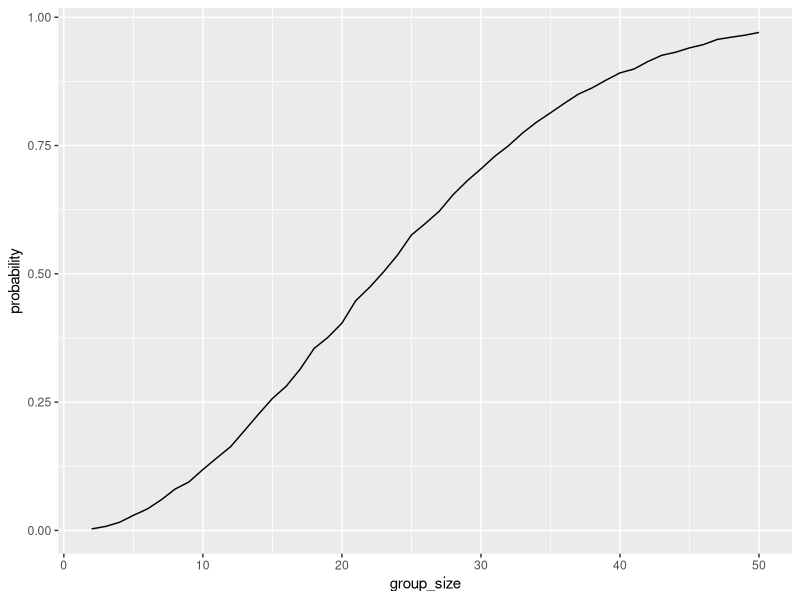

This chart was generated by the following R code: (Note: this script raises an error after producing the figure.)
## ---- chunk 1
library(tidyverse)

## ---- chunk 2
birthday_sim = function(n) {
  birthdays = sample(1:365, size = n, replace = TRUE)
  n_distinct(birthdays) < n
}
## ---- chunk 3
birthday_results =
  expand_grid(
    group_size = 2:50,
    iter = 1:10000
  ) |>
 mutate(
    shared_birthday = map_lgl(group_size, birthday_sim)
   ) |>
  group_by(group_size) |>
  summarize(
    probability = mean(shared_birthday)
  )

## ---- chunk 4

birthday_results |>
  ggplot(aes(x = group_size, y = probability)) +
  geom_line() 
## ---- chunk 5

longitudinal_df =
  tibble(
    files = list.files("data/"),
    path = str_c("data/", files)
  ) |> 
  mutate(
    data = map(path, read_csv)
  ) |>
  unnest(cols = data) |>
  mutate(
    files = str_replace(files, ".csv", ""),
    arm = str_sub(files, 1, 3)
  ) |>
  pivot_longer(
    week_1:week_8,
    names_to = "week",
    values_to = "outcome",
    names_prefix = "week_"
  ) |>
  mutate(
    week = as.numeric(week)
  ) |>
  select(
    subject = files, arm, week, outcome
  )

## ---- chunk 6
longitudinal_df |>
  ggplot(aes(x = week, y = outcome,
             group = subject, color = arm)) +
  geom_point() +
  geom_line() +
  facet_grid(.~arm) 
## ---- chunk 7
sim_t_test = function(mu) {

sim_data = tibble(x = rnorm(30, mean = mu, sd = 5))

t.test(sim_data$x, mu = 0) |>
    broom::tidy() |>
    select(estimate, p.value)
}

## ---- chunk 8
sim_t_test(0)
sim_t_test(3)
## ---- chunk 9

sim_results =
  expand_grid(
    mu = 0:6,
    iter = 1:5000
  ) |>
  mutate(
    results = map(mu, sim_t_test)
  ) |>
  unnest(results) |>
  mutate(
    reject = p.value < 0.05
  )

## ---- chunk 10

power_results =
  sim_results |>
  group_by(mu) |>
  summarize(
    power = mean(reject)
  )

power_results |>
  ggplot(aes(x = mu, y = power)) +
  geom_point() +
  geom_line()
